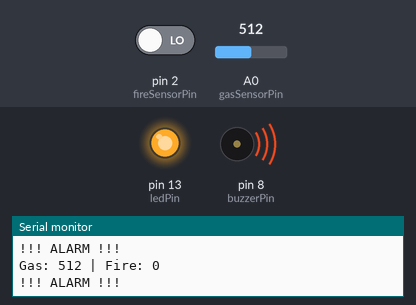
Recording of a sketch running on a simulated Arduino Uno, built with avr-gcc and run on an emulated ATmega328P. Parts: output pins drawn as LEDs (lit = HIGH), buzzer (waves = sounding, pin HIGH), the last lines printed to the serial monitor. Inputs (shaded band) come from the test bench; at power-on: A0 (gasSensorPin) = 512, pin 2 (fireSensorPin) LOW.

Above: at 1.3 s.
1.4 s: A0 (gasSensorPin) set to 311
2.9 s: A0 (gasSensorPin) set to 287
At 4.2 s:
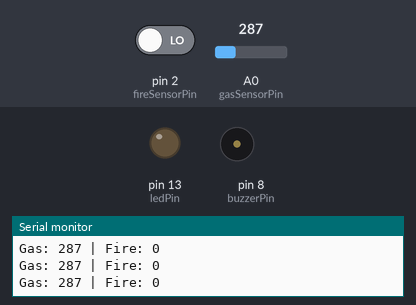
4.5 s: A0 (gasSensorPin) set to 306
At 5.5 s:
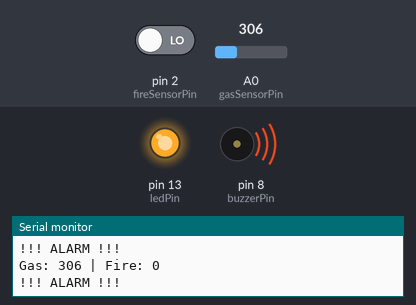
6.0 s: A0 (gasSensorPin) set to 290
At 6.7 s:
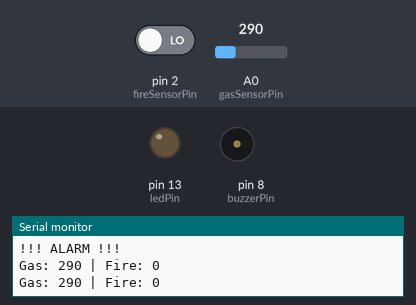
Timing chart, 0 to 8.5 s (numbered marks = the images above; inputs shaded):
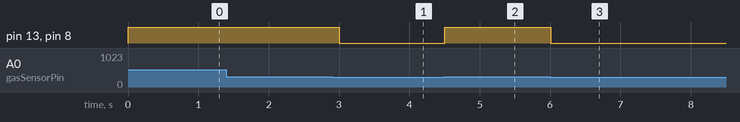

The sketch:

Robotics_Arduino.ino
```cpp
// Gas + Fire Alarm System
// Arduino Uno

const int gasSensorPin = A0;
const int fireSensorPin = 2;
const int ledPin = 13;
const int buzzerPin = 8;

void setup() {
  pinMode(fireSensorPin, INPUT);
  pinMode(ledPin, OUTPUT);
  pinMode(buzzerPin, OUTPUT);

  Serial.begin(9600);

  digitalWrite(ledPin, LOW);
  digitalWrite(buzzerPin, LOW);
}

void loop() {
  // Read gas sensor
  int gasValue = analogRead(gasSensorPin);

  // Read fire sensor
  int fireValue = digitalRead(fireSensorPin);

  // Display readings
  Serial.print("Gas: ");
  Serial.print(gasValue);
  Serial.print(" | Fire: ");
  Serial.println(fireValue);

  // Check for gas or fire alarm
  if (gasValue >= 300 || fireValue == HIGH) {
    digitalWrite(ledPin, HIGH);
    digitalWrite(buzzerPin, HIGH);

    Serial.println("!!! ALARM !!!");
  }
  else {
    digitalWrite(ledPin, LOW);
    digitalWrite(buzzerPin, LOW);
  }

  delay(500);
}
```

Measured:
- the behaviour switches between 300 and 299 on A0 (gasSensorPin) (found by bisection; images 0 and 1)
- after the input at 2.9 s, pin 13 (ledPin), pin 8 (buzzerPin): HIGH → LOW after 0.10 s
- after the input at 4.5 s, pin 13 (ledPin), pin 8 (buzzerPin): LOW → HIGH at once
- after the input at 6.0 s, pin 13 (ledPin), pin 8 (buzzerPin): HIGH → LOW at once
